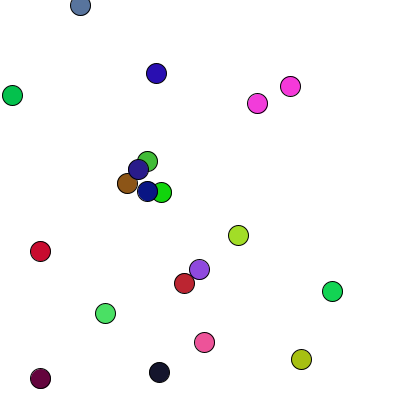
Frame 1 (no input)
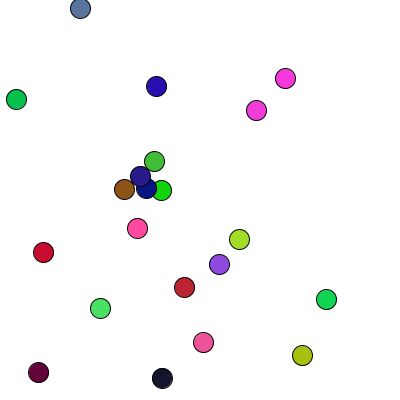
Frame 60 (the mouse pressed at the canvas centre just before this capture)
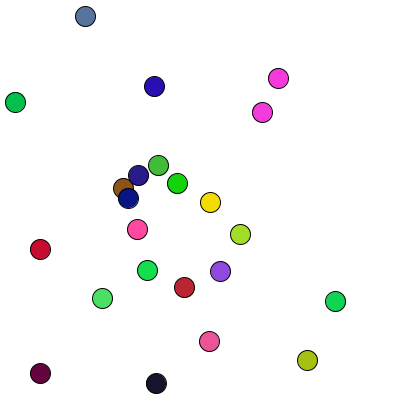
Frame 120 (the mouse held since frame 60 and released just before this capture)

The Processing sketch that drew these frames (run headless with seeded random() and noise(); from frame 60 on, the mouse is pressed at the canvas centre):

// Processing sketch: processing_95405
// ── processing_95405.pde

class Epilipse {
  float x;
  float y;
  float time;
  color col;
  
  Epilipse () {
    x = random(width);
    y = random(height);
    time = 0;
    col = color(random(255), random(255), random(255));
  }
  
  Epilipse(float fx, float fy) {
    x = fx;
    y = fy;
    time = 0;
    col = color(random(255), random(255), random(255));
  }
  
  Epilipse (color colo) {
    x = random(width);
    y = random(height);
    time = 0;
    col = colo;
  }
  
  void go () {
    x += random(-1, 1);
    y += random(-1, 1);
    time += random(0, 1);
    fill(col);
  }

  void plot() {
    ellipse (x, y, 20, 20);
  }
}

Epilipse grzegorz;
Epilipse aldona;
Epilipse fiona;

Epilipse[] e;

int doom = 1000;
float r;
float g;
float b;


void setup () {
  size(400, 400);
  e = new Epilipse[20];
  for( int i = 0; i < e.length; i++) {
    e[i] = new Epilipse();
  }
}

void draw () {
  background(255);
  for( int i = 0; i < e.length; i++) {
        if(e[i].time >= doom) {
      continue;
    }
    /*fill(map(i, 0, e.length, 0, 255),
         map(i, 0, e.length, 255, 0),
         255); */
    e[i].go();
    e[i].plot();

    for(int j = 0; j< e.length; j++) {
      if((dist(e[i].x, e[i].y, e[j].x, e[j].y))<=10 && i!=j){
                if(e[j].time >= doom) {
          continue;
        }
        
        r = (red(e[i].col) + red(e[j].col) / 2);
        g = (green(e[i].col) + green(e[j].col) / 2);
        b = (blue(e[i].col) + blue(e[j].col) / 2);
        
        e = (Epilipse[]) append(e, new Epilipse(color(r,g,b)));
        
        e[i].time =+ doom/3;
        
        e[i].x -= e[j].x - e[i].x;
        e[i].y -= e[j].y - e[i].y;
        
        e[j].x += e[j].x - e[i].x;
        e[j].y += e[j].y - e[i].y;
      }
    }
  }
}

void mousePressed () {
  e = (Epilipse[]) append(e, new Epilipse(mouseX, mouseY));
}
